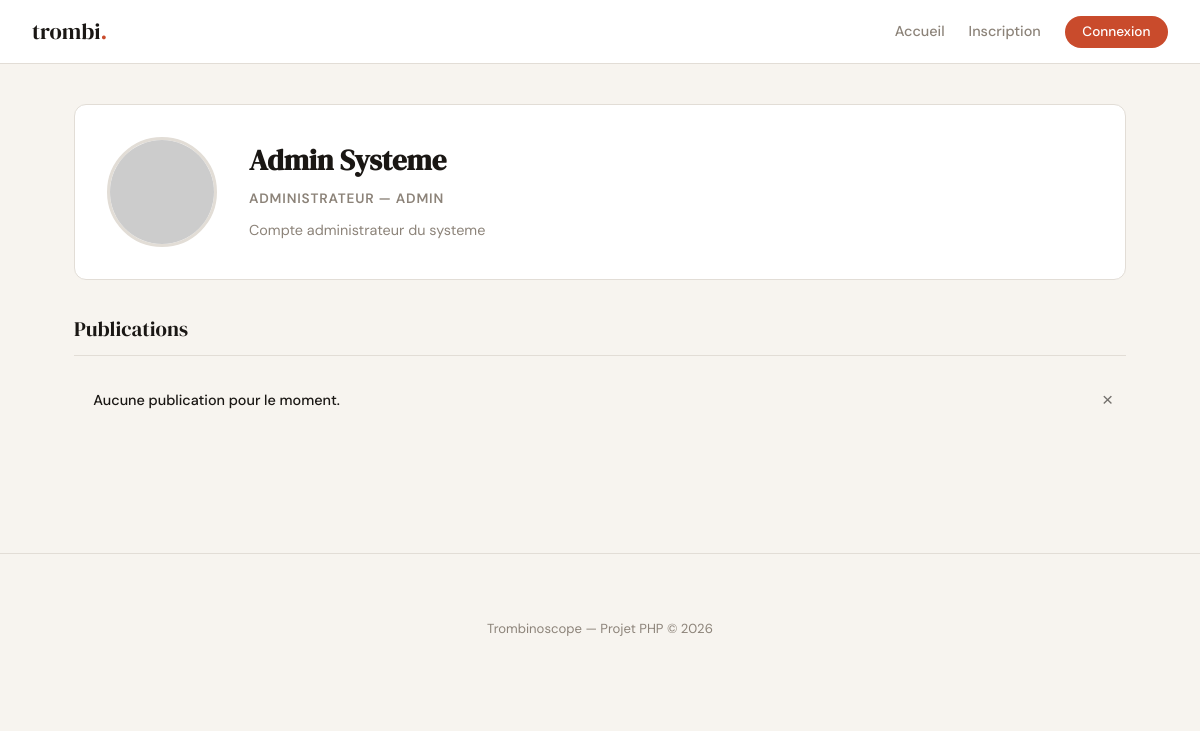
The page /profil.php?id=1 on the database its author committed.
### tables this page shows
CREATE TABLE utilisateurs (
    id INT AUTO_INCREMENT PRIMARY KEY,
    prenom VARCHAR(100) NOT NULL,
    nom VARCHAR(100) NOT NULL,
    email VARCHAR(255) NOT NULL UNIQUE,
    password VARCHAR(255) NOT NULL,
    specialite VARCHAR(150),
    promo VARCHAR(50),
    bio TEXT,
    avatar VARCHAR(255) DEFAULT 'default.svg',
    is_admin TINYINT(1) DEFAULT 0,
    banned_at DATETIME NULL,
    ban_reason VARCHAR(255) NULL,
    last_login_ip VARCHAR(45) NULL,
    created_at DATETIME DEFAULT CURRENT_TIMESTAMP,
    INDEX idx_email (email),
    INDEX idx_is_admin (is_admin),
    INDEX idx_banned_at (banned_at),
    INDEX idx_last_login_ip (last_login_ip)
);

### profil.php (the view, shortened to what this page needs)
<?php
require_once 'config.php';
$isLoggedIn = isset($_SESSION['user_id']);
$profileId = isset($_GET['id']) ? (int) $_GET['id'] : 0;
$fakeKey = strtolower(trim($_GET['fake'] ?? ''));
$avatarBackgrounds = ['b6e3f4', 'ffdfbf', 'd1f4d1', 'ffd5dc', 'e8d5ff', 'fff3b0', 'c0f0f0', 'ffd5b0'];
function default_avatar_url($seed, $backgrounds) {
  $seed = trim((string) $seed);
  $index = abs(crc32($seed)) % max(count($backgrounds), 1);
  $bg = $backgrounds[$index] ?? 'b6e3f4';
  return 'https://api.dicebear.com/7.x/personas/svg?seed=' . urlencode($seed) . '&backgroundColor=' . $bg;
}
function promo_group($promo) {
  $promo = strtoupper(trim((string) $promo));
  return '';
}
$isFakeProfile = ($fakeKey !== '' && isset($fakeProfiles[$fakeKey]));
if ($isFakeProfile) {
  $profil = $fakeProfiles[$fakeKey];
  $fullName = trim(($profil['prenom'] ?? '') . ' ' . ($profil['nom'] ?? ''));
  $avatarPath = $profil['avatar'] ?? 'default.svg';
  $specialite = $profil['specialite'] ?? '';
  $promo = $profil['promo'] ?? '';
  $bio = $profil['bio'] ?? '';
  $isOwnProfile = false;
  $publications = [];
  $commentsByPublication = [];
  foreach ($profil['publications'] as $publication) {
    $pubId = (int) $publication['id'];
    $publications[] = [
      'id' => $pubId,
      'utilisateur_id' => 0,
      'contenu' => $publication['contenu'] ?? '',
      'created_at' => $publication['created_at'] ?? '',
      'prenom' => $profil['prenom'] ?? '',
      'nom' => $profil['nom'] ?? '',
    ];
    $commentsByPublication[$pubId] = [];
    foreach ($publication['comments'] as $comment) {
      $commentsByPublication[$pubId][] = [
        'utilisateur_id' => 0,
        'prenom' => $comment['prenom'] ?? '',
        'nom' => $comment['nom'] ?? '',
        'contenu' => $comment['contenu'] ?? '',
        'fake_key' => $comment['fake_key'] ?? '',
        'created_at' => $comment['created_at'] ?? 'il y a quelques instants',
      ];
    }
  }
} else {
  $stmt = $pdo->prepare("SELECT id, prenom, nom, specialite, promo, bio, avatar FROM utilisateurs WHERE id = ? LIMIT 1");
  $stmt->execute([$profileId]);
  $profil = $stmt->fetch(PDO::FETCH_ASSOC);
  $fullName = trim(($profil['prenom'] ?? '') . ' ' . ($profil['nom'] ?? ''));
  $avatar = $profil['avatar'] ?? 'default.svg';
  if ($avatar === '' || $avatar === 'default.svg') {
    $avatarPath = default_avatar_url($fullName !== '' ? $fullName : ('user-' . $profil['id']), $avatarBackgrounds);
  } else {
    $avatarPath = preg_match('/^https?:\\/\\//', $avatar) ? $avatar : './uploads/' . $avatar;
  }
  $specialite = $profil['specialite'] ?? '';
  $promo = $profil['promo'] ?? '';
  $bio = $profil['bio'] ?? '';
  $stmt = $pdo->prepare(
    "SELECT p.id, p.utilisateur_id, p.contenu, p.created_at, u.prenom, u.nom " .
      "FROM publications p " .
      "JOIN utilisateurs u ON u.id = p.utilisateur_id " .
      "WHERE p.utilisateur_id = ? " .
      "ORDER BY p.created_at DESC"
  );
  $stmt->execute([$profileId]);
  $publications = $stmt->fetchAll(PDO::FETCH_ASSOC);
}
?>
<!DOCTYPE html>
<html lang="fr">
<head>
  <link rel="stylesheet" href="./assets/css/style.css">
</head>
<body>
  <nav>
    <a href="index.php" class="nav-logo">trombi<span>.</span></a>
    <ul class="nav-links">
      <li><a href="index.php">Accueil</a></li>
      <?php if ($isLoggedIn): ?>
        <li><a href="profil.php?id=<?php echo (int) $_SESSION['user_id']; ?>">Mon profil</a></li>
        <li><a href="logout.php" class="btn-nav">Deconnexion</a></li>
      <?php else: ?>
        <li><a href="register.php">Inscription</a></li>
        <li><a href="login.php" class="btn-nav">Connexion</a></li>
      <?php endif; ?>
    </ul>
  </nav>
  <div class="container">
    <div class="profile-header">
      <img
        class="profile-avatar"
        src="<?php echo htmlspecialchars($avatarPath, ENT_QUOTES, 'UTF-8'); ?>"
        alt="<?php echo htmlspecialchars($fullName, ENT_QUOTES, 'UTF-8'); ?>">
      <div class="profile-info">
        <h1><?php echo htmlspecialchars($fullName, ENT_QUOTES, 'UTF-8'); ?></h1>
        <?php if ($specialite !== '' || $promo !== ''): ?>
          <div class="role">
            <?php echo htmlspecialchars(trim($specialite . ' — ' . $promo), ENT_QUOTES, 'UTF-8'); ?>
          </div>
        <?php endif; ?>
        <div class="bio"><?php echo nl2br(htmlspecialchars($bio, ENT_QUOTES, 'UTF-8')); ?></div>
      </div>
    </div>
    <div class="section-title">Publications</div>
    <div class="post-list">
      <?php if (empty($publications)): ?>
        <div class="flash">
          Aucune publication pour le moment.
        </div>
      <?php endif; ?>
    </div>
  </div>
  <footer>
    <div class="container">
      <p>Trombinoscope &mdash; Projet PHP &copy; <span class="footer-year"></span></p>
    </div>
  </footer>
</body>
</html>

### assets/css/style.css (style rules this page uses)
:root { --bg: #F7F4EF; --surface: #FFFFFF; --border: #E2DDD6; --text: #1A1714; --muted: #8C8379; --accent: #C94B2C; --accent-light: #F5EDE9; --success: #2D6A4F; --success-light: #E8F5EE; --radius: 12px; --shadow: 0 2px 16px rgba(26, 23, 20, 0.08); }
* { box-sizing: border-box; margin: 0; padding: 0; }
body { font-family: 'DM Sans', sans-serif; background: var(--bg); color: var(--text); font-size: 15px; line-height: 1.6; min-height: 100vh; }
nav { background: var(--surface); border-bottom: 1px solid var(--border); padding: 0 2rem; display: flex; align-items: center; justify-content: space-between; height: 64px; position: sticky; top: 0; z-index: 100; }
.nav-logo { font-family: 'DM Serif Display', serif; font-size: 1.4rem; color: var(--text); text-decoration: none; }
.nav-logo span { color: var(--accent); }
.nav-links { display: flex; align-items: center; gap: 1.5rem; list-style: none; }
.nav-links a { text-decoration: none; color: var(--muted); font-weight: 500; font-size: 0.9rem; transition: color 0.2s; }
.nav-links .btn-nav { background: var(--accent); color: white; padding: 0.45rem 1.1rem; border-radius: 50px; font-size: 0.85rem; }
.container { max-width: 1100px; margin: 0 auto; padding: 2.5rem 1.5rem; }
.flash { position: relative; padding: 0.85rem 2.5rem 0.85rem 1.2rem; border-radius: var(--radius); margin-bottom: 1.5rem; font-size: 0.9rem; font-weight: 500; }
.profile-header { background: var(--surface); border: 1px solid var(--border); border-radius: var(--radius); padding: 2rem; display: flex; gap: 2rem; align-items: flex-start; margin-bottom: 2rem; }
.profile-avatar { width: 110px; height: 110px; border-radius: 50%; object-fit: cover; flex-shrink: 0; border: 3px solid var(--border); }
.profile-info h1 { font-family: 'DM Serif Display', serif; font-size: 1.8rem; margin-bottom: 0.3rem; }
.profile-info .role { color: var(--muted); font-size: 0.85rem; text-transform: uppercase; letter-spacing: 0.06em; font-weight: 600; margin-bottom: 0.6rem; }
.profile-info .bio { color: var(--muted); font-size: 0.9rem; max-width: 500px; }
.section-title { font-family: 'DM Serif Display', serif; font-size: 1.3rem; margin-bottom: 1.2rem; padding-bottom: 0.6rem; border-bottom: 1px solid var(--border); }
.post-list { display: flex; flex-direction: column; gap: 1rem; }
footer { margin-top: 4rem; border-top: 1px solid var(--border); padding: 1.5rem 2rem; text-align: center; font-size: 0.82rem; color: var(--muted); }

### rows shown on the page
utilisateurs: fullName "Admin Systeme", specialite "ADMINISTRATEUR — ADMIN", bio "Compte administrateur du systeme"
